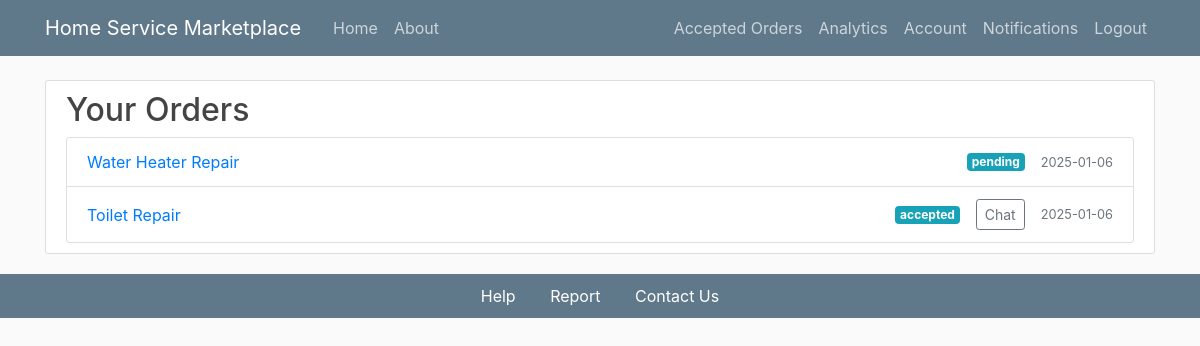
Screenshot of /alluserorders (signed in) with the database file from the repository.
### flaskapp/models.py (models this page shows, shortened)
class Order(db.Model):
    id = db.Column(db.Integer, primary_key=True)
    order_loc = db.Column(db.String(200), nullable=False)
    order_datetime = db.Column(db.DateTime, default=datetime.utcnow)
    status = db.Column(db.Enum(OrderStatus), nullable=False, default=OrderStatus.pending)
    review = db.Column(db.Text, nullable=True)
    rate = db.Column(db.Integer, nullable=True)
    price = db.Column(db.Float, nullable=False)
    notifications = db.Column(db.Enum(NotificationStatus), default=NotificationStatus.not_viewed)
    ser_id = db.Column(db.Integer, db.ForeignKey('service.id'), nullable=False)
    service = db.relationship('Service', backref='service_orders', lazy=True)  # Renamed backref
    customer_id = db.Column(db.Integer, db.ForeignKey('user.id'), nullable=False)
    service_provider_id = db.Column(db.Integer, db.ForeignKey('service_provider.id'), nullable=False)
    latitude = db.Column(db.Float)
    longitude = db.Column(db.Float)

class Service(db.Model):
    id = db.Column(db.Integer, primary_key=True)
    title = db.Column(db.String(100), nullable=False)
    description = db.Column(db.Text, nullable=False)
    date_posted = db.Column(db.DateTime, nullable=False, default=datetime.utcnow)
    user_id = db.Column(db.Integer, db.ForeignKey('user.id'), nullable=False)
    provider_id = db.Column(db.Integer, db.ForeignKey('service_provider.id'), nullable=False)
    ratings = db.Column(db.Integer, nullable=False)
    category_id = db.Column(db.Integer, db.ForeignKey('category.id'), nullable=False)
    duration = db.Column(db.Integer, nullable=False)
    ser_price = db.Column(db.Float, nullable=False)
    orders = db.relationship('Order', backref='linked_service', lazy=True)

### flaskapp/routes.py (the view)
@app.route('/alluserorders')
@login_required
def alluserorders():
    orders = (
        db.session.query(Order, Service)
        .join(Service, Order.ser_id == Service.id)
        .filter(Order.customer_id == current_user.id)
        .all()
    )
    combined_details = [
        {
            'id': order.id,
            'price': order.price,
            'order_datetime': order.order_datetime,
            'status': order.status,
            'service_title': service.title,
        }
        for order, service in orders
    ]
    return render_template('alluserorders.html', orders=combined_details)

### flaskapp/models.py (called while the page is built)
@login_manager.user_loader
def load_user(user_id):
    return User.query.get(int(user_id))

    @property
    def is_service_provider(self):
        return ServiceProvider.query.filter_by(id=self.id).first() is not None

### flaskapp/templates/alluserorders.html (shortened to what this page needs)
{% extends "layout.html" %}
{% block content %}
<div class="content-section">
  <h2>Your Orders</h2>
  {% if orders %}
  <ul class="list-group">
    {% for order in orders %}
    <li
      class="list-group-item d-flex justify-content-between align-items-center"
    >
      <div>
        <a href="{{ url_for('userorderdetails', order_id=order.id) }}">
          {{ order.service_title }}
        </a>
      </div>
      <div class="d-flex align-items-center">
        <span class="badge badge-info">{{ order.status.value }}</span>
        {% if order.status.value in ['accepted', 'on the way', 'reached'] %}
        <a
          href="{{ url_for('chat') }}"
          class="btn btn-sm btn-outline-secondary ml-3"
        >
          Chat
        </a>
        {% endif %}
        <small class="text-muted ml-3">{{ order.order_datetime.strftime('%Y-%m-%d') }}</small>
      </div>
    </li>
    {% endfor %}
  </ul>
  {% else %}
  <p>You have no orders yet.</p>
  {% endif %}
</div>
{% endblock content %}

### flaskapp/static/main.css (style rules this page uses)
body { background: #fafafa; color: #333333; margin-top: 5rem; }
h1, h2, h3, h4, h5, h6 { color: #444444; }
.content-section { background: #ffffff; padding: 10px 20px; border: 1px solid #dddddd; border-radius: 3px; margin-bottom: 20px; }

### flaskapp/templates/layout.html (style rules this page uses)
ul { list-style-type: none; padding: 0; margin: 0; }

### rows the page displays
Order: service_title "Water Heater Repair", status.value "pending", order_datetime "2025-01-06"
Order: service_title "Toilet Repair", status.value "accepted", order_datetime "2025-01-06"
